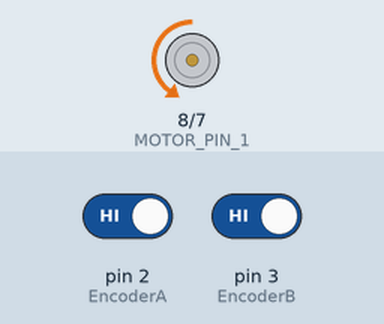
Recording of a sketch running on a simulated Arduino Uno, built with avr-gcc and run on an emulated ATmega328P. Parts: motor-driver pin pairs drawn as motors (green arrow = first pin HIGH = forward, orange = second pin HIGH = backward, longer = more drive, scaled by the enable pin). The test bench sets the inputs (shaded band); at power-on: pin 2 (EncoderA) HIGH, pin 3 (EncoderB) HIGH. What the sketch prints to the serial monitor is not drawn.

Above: at 1.5 s.
At 4.4 s:
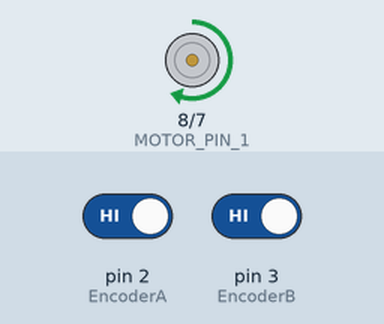
Timing chart, 0 to 8.0 s (numbered marks = the images above):
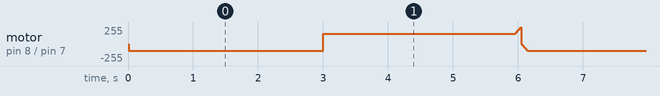

The sketch:

wk12_lab_ex2.ino
```cpp
#define EncoderB 3
#define EncoderA 2
#define MOTOR_PIN_1 8
#define MOTOR_PIN_2 7
#define MOTOR_PWM 6
#include <EEPROM.h>

int currentMotorState = 0;
int motorspeed = 0;
int typespeed = 0;
int encoderCount = 0;
int timer1_counter = 3200;
String buff;

int errorI = 0;
float Kp = 0.2;
float Ki = 0.1;

void setup()
{
  pinMode(EncoderB, INPUT_PULLUP);
  pinMode(EncoderA, INPUT_PULLUP);
  pinMode(MOTOR_PIN_1, OUTPUT);
  pinMode(MOTOR_PIN_2, OUTPUT);
  pinMode(MOTOR_PWM, OUTPUT);
  Serial.begin(9600);

  timer1(300);

  attachInterrupt(digitalPinToInterrupt(EncoderA),
                  ChannelA,RISING);
  attachInterrupt(digitalPinToInterrupt(EncoderB),
                  ChannelB,RISING);
}

void loop()
{
  typespeed = 100;
  int error = typespeed - motorspeed;
  int pid = Kp*(float)(error) + Ki*(float)(errorI);
  errorI += error;
  setSpeed(pid);

  Serial.print(typespeed);
  Serial.print(" | ");
  Serial.println(motorspeed);
}

void SerialEvent()
{
  if (Serial.available() > 0)
  {
    char inByte = Serial.read();
    if(inByte == 's' && currentMotorState == 0)
    {
      currentMotorState = 1;
      buff = " ";
    }
    if(inByte == '-'&& currentMotorState == 1)
    {
      buff += inByte;
    }
    if(('0'<= inByte) && (inByte <= '9') && (currentMotorState == 1))
    {
      buff += inByte;
    }
    if((inByte == 'n') && (currentMotorState == 1))
    {
      typespeed = buff.toInt();
      currentMotorState = 0;
     }
  }
}
void moveForward(int velo)
{
  digitalWrite(MOTOR_PIN_1, LOW);
  digitalWrite(MOTOR_PIN_2, HIGH);
  analogWrite(MOTOR_PWM, velo);
}

void moveBackward(int velo)
{
  digitalWrite(MOTOR_PIN_1, HIGH);
  digitalWrite(MOTOR_PIN_2, LOW);
  analogWrite(MOTOR_PWM, velo);
}

void setSpeed(int i)
{
  if(i > 100)
    i=100;
  if(i < -100)
    i=-100;
  if(i > 0){
    moveForward(i);
  }
  if(i < 0){
    int vv = i*(-1);
    moveBackward(i);
  }
}

void timer1(int period)
{
  noInterrupts();
  TCCR1A = 0;
  TCCR1B = 0;
  TCNT1 = 0;
  OCR1A = (16000000.0/(256.0*100.0))*period - 1;
  TCCR1B |= (1 << WGM12);
  TCCR1B |= (1 << CS12) | (0 << CS11) | (0 << CS10);
  TIMSK1 |= (1 << TOIE1);
  interrupts();
}


void ChannelA()
{
  if (digitalRead(EncoderA) == 1
      && digitalRead(EncoderB) == 0)
  {
    encoderCount++;
    //encoderDir = 0;
  }
}
void ChannelB()
{
  if (digitalRead(EncoderA) == 0
      && digitalRead(EncoderB) == 1)
  {
    encoderCount--;
    //encoderDir = 1;
  }
}

ISR(TIMER1_OVF_vect)
{
  TCNT1 = timer1_counter;
  motorspeed = 60.0*(encoderCount/200.0)/0.1;
  encoderCount = 0;
}
```
